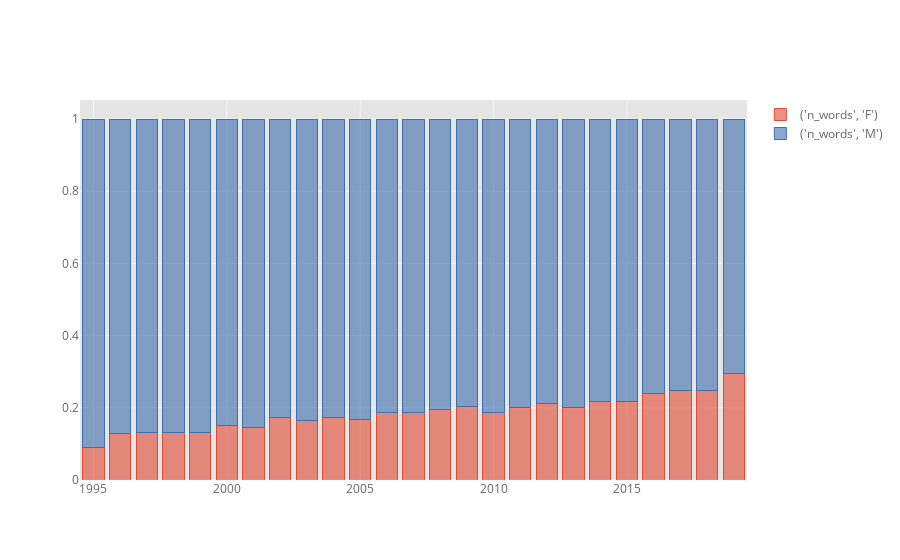

Notebook source saved alongside this figure:
### Markdown cell above
## Total words spoken by each gender over time

### Code cell
total_words = speeches.join(members[["gender"]], on="speaker_bioguide").groupby(["date", "gender"]).sum()[["n_words"]].reset_index().set_index("date")
total_words = total_words.pivot(columns="gender").resample("A").sum().fillna(0)
total_words.div(total_words.sum(axis=1), axis=0).iplot(kind="bar", barmode="stack")

### Figure 1 — Plotly figure (JSON) as saved in the notebook; plotly's stock layout.template omitted (floating-point values rounded to 4 significant figures)
{"data": [{"marker": {"color": "rgba(226, 74, 51, 0.6)", "line": {"color": "rgba(226, 74, 51, 1.0)", "width": 1}}, "name": "('n_words', 'F')", "orientation": "v", "text": "", "type": "bar", "x": ["1994-12-31", "1995-12-31", "1996-12-31", "1997-12-31", "1998-12-31", "1999-12-31", "2000-12-31", "2001-12-31", "2002-12-31", "2003-12-31", "2004-12-31", "2005-12-31", "2006-12-31", "2007-12-31", "2008-12-31", "2009-12-31", "2010-12-31", "2011-12-31", "2012-12-31", "2013-12-31", "2014-12-31", "2015-12-31", "2016-12-31", "2017-12-31", "2018-12-31"], "y": [0.08968, 0.1285, 0.1318, 0.1312, 0.1314, 0.1507, 0.1443, 0.1728, 0.1643, 0.1726, 0.1686, 0.1883, 0.1865, 0.1963, 0.2043, 0.1859, 0.2017, 0.2112, 0.2006, 0.217, 0.2162, 0.241, 0.2471, 0.2476, 0.2954]}, {"marker": {"color": "rgba(62, 111, 176, 0.6)", "line": {"color": "rgba(62, 111, 176, 1.0)", "width": 1}}, "name": "('n_words', 'M')", "orientation": "v", "text": "", "type": "bar", "x": ["1994-12-31", "1995-12-31", "1996-12-31", "1997-12-31", "1998-12-31", "1999-12-31", "2000-12-31", "2001-12-31", "2002-12-31", "2003-12-31", "2004-12-31", "2005-12-31", "2006-12-31", "2007-12-31", "2008-12-31", "2009-12-31", "2010-12-31", "2011-12-31", "2012-12-31", "2013-12-31", "2014-12-31", "2015-12-31", "2016-12-31", "2017-12-31", "2018-12-31"], "y": [0.9103, 0.8715, 0.8682, 0.8688, 0.8686, 0.8493, 0.8557, 0.8272, 0.8357, 0.8274, 0.8314, 0.8117, 0.8135, 0.8037, 0.7957, 0.8141, 0.7983, 0.7888, 0.7994, 0.783, 0.7838, 0.759, 0.7529, 0.7524, 0.7046]}], "layout": {"barmode": "stack", "legend": {"bgcolor": "#FFFFFF", "font": {"color": "#666666"}, "traceorder": "normal"}, "paper_bgcolor": "#FFFFFF", "plot_bgcolor": "#E5E5E5", "titlefont": {"color": "#151516"}, "xaxis1": {"gridcolor": "#F6F6F6", "showgrid": true, "tickfont": {"color": "#666666"}, "title": "", "titlefont": {"color": "#666666"}, "zerolinecolor": "#F6F6F6"}, "yaxis1": {"gridcolor": "#F6F6F6", "showgrid": true, "tickfont": {"color": "#666666"}, "title": "", "titlefont": {"color": "#666666"}, "zerolinecolor": "#F6F6F6"}}}
